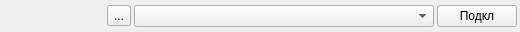
<?xml version="1.0" encoding="UTF-8"?>
<ui version="4.0">
 <class>SetInterfaceWidget</class>
 <widget class="QWidget" name="SetInterfaceWidget">
  <property name="geometry">
   <rect>
    <x>0</x>
    <y>0</y>
    <width>520</width>
    <height>32</height>
   </rect>
  </property>
  <property name="minimumSize">
   <size>
    <width>520</width>
    <height>0</height>
   </size>
  </property>
  <property name="windowTitle">
   <string>Form</string>
  </property>
  <layout class="QHBoxLayout" name="horizontalLayout" stretch="1,0,1,0">
   <property name="spacing">
    <number>3</number>
   </property>
   <property name="leftMargin">
    <number>3</number>
   </property>
   <property name="topMargin">
    <number>3</number>
   </property>
   <property name="rightMargin">
    <number>3</number>
   </property>
   <property name="bottomMargin">
    <number>3</number>
   </property>
   <item>
    <spacer name="horizontalSpacer">
     <property name="orientation">
      <enum>Qt::Horizontal</enum>
     </property>
     <property name="sizeHint" stdset="0">
      <size>
       <width>40</width>
       <height>20</height>
      </size>
     </property>
    </spacer>
   </item>
   <item>
    <widget class="QToolButton" name="toolButtonSetupInterface">
     <property name="text">
      <string>...</string>
     </property>
     <property name="arrowType">
      <enum>Qt::NoArrow</enum>
     </property>
    </widget>
   </item>
   <item>
    <widget class="QComboBox" name="comboBoxInterface">
     <property name="minimumSize">
      <size>
       <width>300</width>
       <height>0</height>
      </size>
     </property>
    </widget>
   </item>
   <item>
    <widget class="QPushButton" name="pushButtonOpenDevice">
     <property name="text">
      <string>Подкл</string>
     </property>
     <property name="checkable">
      <bool>true</bool>
     </property>
    </widget>
   </item>
  </layout>
 </widget>
 <resources/>
 <connections/>
</ui>
